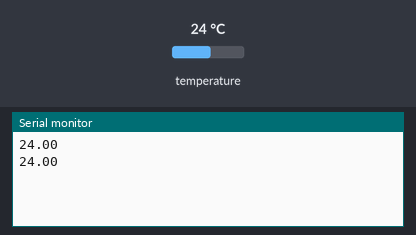
Bench run of a sketch on a simulated ESP32. Shown: the last lines printed to the serial monitor. The test bench sets the inputs (shaded band); at power-on: temperature 24 °C.

Above: at 2.8 s.
2.9 s: temperature set to 12 °C
At 4.8 s:
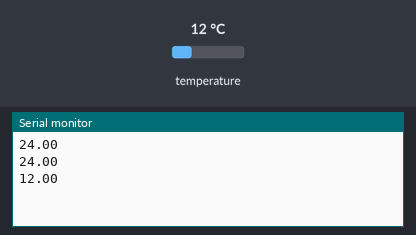
5.6 s: temperature set to 19 °C
At 6.3 s:
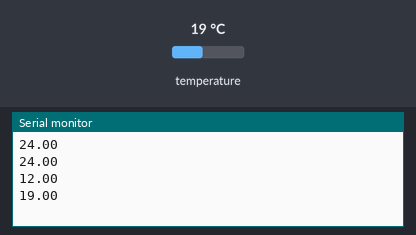
Timing chart, 0 to 8.6 s (numbered marks = the images above; inputs shaded):
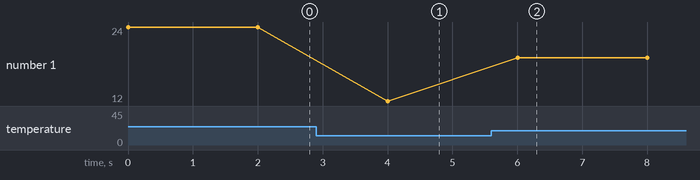

Measured:
- after the input at 2.9 s, the serial monitor: prints a new line after 1.1 s (image 1)
- after the input at 5.6 s, the serial monitor: prints a new line after 0.40 s (image 2)
- plotted number 1: 24 → 12 after the input at 2.9 s, 12 → 19 after the input at 5.6 s

The sketch:

Lab5-5_Node-red_temperature_print.ino
```cpp
#include <SparkFunBME280.h>
#define BME280_ADDR 0x77
BME280 myBME280;
void setup()
{
Serial.begin( 115200);
myBME280.setI2CAddress(BME280_ADDR);
myBME280.beginI2C(); //BME 280I2C 장치 호출
}
void
loop()
{
Serial.println(myBME280.readTempC(), 2);
delay(2000);
}
```
